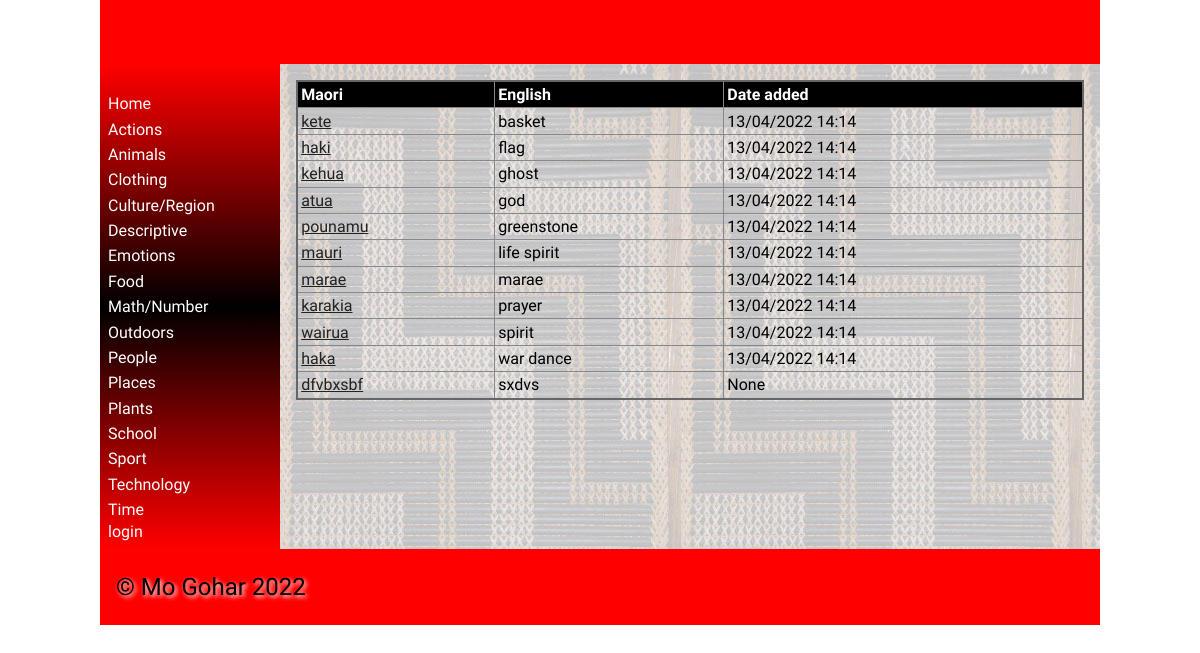
Page /category/4 on the committed database.
### tables this page shows
CREATE TABLE categories
(
	id integer
		constraint categories_pk
			primary key autoincrement,
	category_name integer
);

CREATE TABLE vocab
(
	id integer
		constraint vocab_pk
			primary key autoincrement,
	Maori varchar(30),
	English varchar(30),
	cat_id integer,
	definition varchar(30),
	level integer,
	image varchar(60),
	date datetime
);

### app.py (the view, shortened to what this page needs)
@app.route('/category/<cat_id>', methods=['GET', 'POST'])
def render_list(cat_id):
        return render_template('category.html', categories=categories(), vocab_list=vocab(), cat_id=int(cat_id)
                               , logged_in=is_logged_in(), teacher=is_teacher())

### app.py (called while the page is built)
def create_connection(db_file):
    try:
        connection = sqlite3.connect(db_file)
        return connection
    except Error as e:
        print(e)
    return None

def categories():
    query = "SELECT id, category_name FROM categories"
    con = create_connection(DATABASE)
    cur = con.cursor()
    cur.execute(query)
    category_list = cur.fetchall()
    con.close()
    return category_list

def vocab():
    query = "SELECT * FROM vocab"
    con = create_connection(DATABASE)
    cur = con.cursor()
    cur.execute(query)
    vocab_list = cur.fetchall()
    con.close()
    return vocab_list

def is_logged_in():
    if session.get("email") is None:
        print("not logged in")
        return False
    else:
        print("logged in")
        return True

def is_teacher():
    if session.get("isadmin"):
        print("teacher")
        return True
    else:
        print("student")
        return False

### templates/category.html (shortened to what this page needs)
{% extends "base.html" %}
{% block main %}
    <table>
        <tr>
            <th>Maori</th>
            <th>English</th>
            <th>Date added</th>
        </tr>
         <tbody>
            {% for vocab in vocab_list %}
                {% if vocab[3] == cat_id %}
                    <tr>
                        <td><a href="/word/{{ vocab[0] }}">{{ vocab[1] }}</td>
                        <td>{{ vocab[2] }}</td>
                        <td>{{ vocab[7] }}</td>
                    </tr>
                {% endif %}
            {% endfor %}
        </tbody>
    </table>
{% endblock %}

### templates/base.html (shortened to what this page needs)
<!doctype html>
<html lang="en">
<head>
	<link href="{{ url_for('static', filename='css/style.css') }}" rel="stylesheet">
</head>
<body>
	<div id="container">
		<header>
			<h1>{% block heading %}{% endblock %}</h1>
		</header>
		<nav>
			<ul>
				<li><a href="/">Home</a></li>
				<div class ="category">
					{% for category in categories %}
						<div class ="category-box">
							<li><a href="/category/{{ category[0] }}">{{ category[1] }}</a></li>
						</div>
					{% endfor %}
				</div>
				{% if logged_in %}
					<a href="/logout">logout</a>
				{% else %}
            		<a href="/login">login</a>
				{% endif %}
			</ul>
		</nav>
		<main>
            {% block main%}{% endblock %}
        </main>
		<footer>
			<p>
				&copy; Mo Gohar 2022
			</p>
		</footer>
	</div>
</body>
</html>

### static/css/style.css (style rules this page uses)
* { font-family: Comfortaa, sans-serif; margin: 0; padding: 0; box-sizing: border-box; }
#container { display: grid; grid-template-columns: 75px auto; grid-template-areas: 'nav header' 'main main' 'footer footer'; }
header { grid-area: header; background-color: #f00; padding: 1rem; }
nav { grid-area: nav; }
main { grid-area: main; padding: 1rem; background-color: #edd; }
h1, h2, h3, h4 { padding: 1rem 0; font-family: 'Suez One', serif; color: #000; text-shadow: 2px 2px 4px #fff; }
p { padding: 0.5rem 0; }
a { color: #222; }
table { width: 100%; border: 2px solid #666; border-collapse: collapse; }
th, td { border: 1px solid #888; padding: 0.2rem; text-align: left; }
th { background-color: #000; color: #fff; }
footer { grid-area: footer; padding: 1rem; background-color: #f00; }
footer p { color: #000; text-shadow: 2px 2px 4px #fff; font-size: 1.5rem; }
@media only screen and (min-width: 768px) { #container { grid-template-columns: 180px auto; grid-template-areas: 'header header' 'nav main' 'footer footer'; } }
@media only screen and (min-width: 768px) { nav { background: linear-gradient(180deg, rgba(255,0,0,1) 0%, rgba(0, 0, 0, 1) 50%, rgba(255,0,0,1) 100%); padding: 0.5rem; } }
@media only screen and (min-width: 768px) { nav ul { list-style: none; } }
@media only screen and (min-width: 768px) { nav li { padding: 0.2rem 0; } }
@media only screen and (min-width: 768px) { nav a { color: #fff; text-decoration: none; } }
@media only screen and (min-width: 768px) { main { background-image: url('/poutama.jpg'); } }
@media only screen and (min-width: 1000px) { #container { width: 1000px; margin: auto; } }

### rows in the picture
categories: category_name "Actions"
categories: category_name "Animals"
categories: category_name "Clothing"
categories: category_name "Culture/Region"
categories: category_name "Descriptive"
categories: category_name "Emotions"
categories: category_name "Food"
categories: category_name "Math/Number"
categories: category_name "Outdoors"
categories: category_name "People"
categories: category_name "Places"
categories: category_name "Plants"
categories: category_name "School"
categories: category_name "Sport"
categories: category_name "Technology"
categories: category_name "Time"
vocab: Maori "kete", English "basket", date "13/04/2022 14:14"
vocab: Maori "haki", English "flag", date "13/04/2022 14:14"
vocab: Maori "kehua", English "ghost", date "13/04/2022 14:14"
vocab: Maori "atua", English "god", date "13/04/2022 14:14"
vocab: Maori "pounamu", English "greenstone", date "13/04/2022 14:14"
vocab: Maori "mauri", English "life spirit", date "13/04/2022 14:14"
vocab: Maori "marae", English "marae", date "13/04/2022 14:14"
vocab: Maori "karakia", English "prayer", date "13/04/2022 14:14"
vocab: Maori "wairua", English "spirit", date "13/04/2022 14:14"
vocab: Maori "haka", English "war dance", date "13/04/2022 14:14"
vocab: Maori "dfvbxsbf", English "sxdvs", vocab "None"
